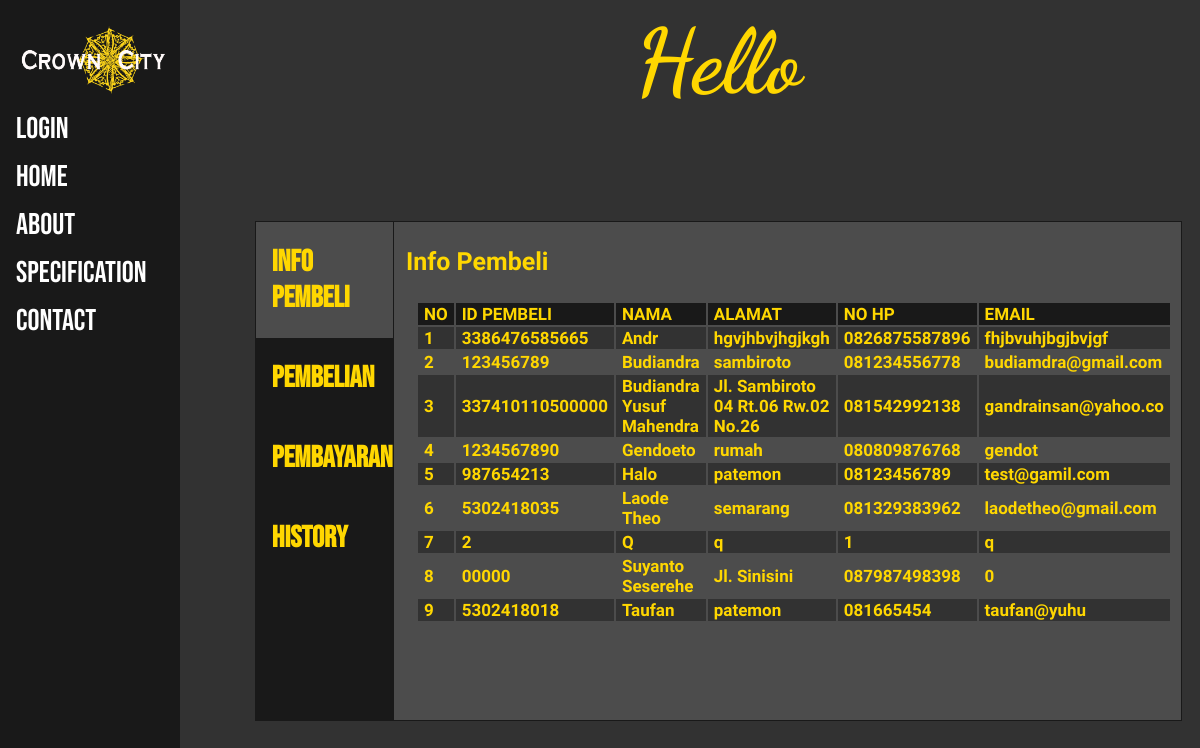
The app's page /admin.php with its own data.
### tables this page shows
CREATE TABLE `customer` (
  `id_customer` varchar(15) NOT NULL,
  `password` varchar(15) NOT NULL,
  `nama` varchar(30) NOT NULL,
  `alamat` varchar(50) NOT NULL,
  `no_hp` varchar(13) NOT NULL,
  `email` varchar(20) NOT NULL
);

### admin.php (the view, shortened to what this page needs)
<html>
<link rel="stylesheet" type="text/css" href="style.css">
<head>
</head>
<body>
	<div class="sidebar">
		<a href="home.php"><img width="100%" src="logonama.png"></a>
		<?php
		if (isset($_SESSION['status'])) {
			if ($_SESSION['status']=="admin") {
				?>
				<a href="admin.php">
				<h2 style="font-size: 30px;">Logged in As</h2>
				<h2 style="padding: 0px 8px 0px 30px;color: #ffd700;">Admin</h2>
				<h2 style="padding: 0px 8px 0px 30px;color: #ffd700;"><?php echo $_SESSION['nama'] ?></h2>
				</a>
				<a href="process_logout.php">Logout</a>
				<?php
			}elseif ($_SESSION['status']=="customer") {
				?>
				<a href="customer.php">
				<h2 style="font-size: 30px;">Logged in As</h2>
				<h2 style="padding: 0px 8px 0px 30px;color: #ffd700;">Customer</h2>
				<h2 style="padding: 0px 8px 0px 30px;color: #ffd700;"><?php echo $_SESSION['nama'] ?></h2>
				</a>
				<a href="process_logout.php">Logout</a>
				<?php
			}
		}
		else {
		 	?>
			<a href="login.php">Login</a>
		 	<?php
		 }
		 ?>
		<a href="home.php">Home</a>
		<a href="about.php">About</a>
		<a href="specification.php">Specification</a>
		<a href="contact.php">Contact</a>
	</div>
	<?php
	include 'koneksi.php';
	$id = $_SESSION['id'];
	$data = mysqli_query($koneksi,"select * from admin where id_admin = '$id'");
	$data = mysqli_fetch_array($data);
	  ?>
	<div class="main">
		<h2 class="judul_menu">Hello <?php echo $data['nama']; ?></h2>
		<div class="tab">
		  <button class="tablinks" onclick="openTab(event, 'pembeli')" id="defaultOpen"><h3>Info Pembeli</h3></button>
		  <button class="tablinks" onclick="openTab(event, 'pembelian')"><h3>Pembelian</h3></button>
		  <button class="tablinks" onclick="openTab(event, 'pembayaran')"><h3>Pembayaran</h3></button>
		  <button class="tablinks" onclick="openTab(event, 'history')"><h3>History</h3></button>
		</div>
		<div id="pembeli" class="tabcontent">
		  <h3>Info Pembeli</h3>
		  	<?php
		  	$pembeli = mysqli_query($koneksi,"SELECT * FROM customer ORDER BY nama ASC");
		  	$jmlh_pembeli = mysqli_num_rows($pembeli);
		  	$no=1;
		  	if ($jmlh_pembeli != 0) {
		  		?>
		  <table style="margin-left: 10px;">
		  	<tr style="background: #191919; text-align: left;">
		  		<td><h4>NO</h4></td>
		  		<td><h4>ID PEMBELI</h4></td>
		  		<td><h4>NAMA</h4></td>
		  		<td><h4>ALAMAT</h4></td>
		  		<td><h4>NO HP</h4></td>
		  		<td width="300"><h4>EMAIL</h4></td>
		  	</tr>
		  	<?php
		  	while ($data_pembeli = mysqli_fetch_array($pembeli)) {
		  	 ?>
		  	<tr <?php if ($no%2 != 0) {?> style="background: #323232;" <?php } ?>>
		  		<td><h4><?php echo $no; ?></h4></td>
		  		<td><h4><?php echo $data_pembeli['id_customer'] ; ?></h4></td>
		  		<td width="330"><h4><?php echo ucwords($data_pembeli['nama']); ?></h4></td>
		  		<td width="260"><h4><?php echo $data_pembeli['alamat']; ?></h4></td>
		  		<td width="180"><h4><?php echo $data_pembeli['no_hp']; ?></h4></td>
		  		<td width="200"><h4><?php echo $data_pembeli['email'] ?></h4></td>
		  		<?php $no++; ?>
		  	</tr>
		  		<?php
		  	}
		  	 ?>
		  </table>
		  	<?php
		  	}
		  	else{
		  		?>
		  		<h3>Belum ada pembeli</h3>
		  	<?php
		  	}
		  	 ?>
		</div>
	</div>
</body>
</html>

### style.css (style rules this page uses)
.sidebar { height: 100%; width: 15%; position: fixed; z-index: 1; top: 0; left: 0; background-color: #191919; overflow-x: hidden; padding-top: 16px; }
.sidebar a { padding: 6px 8px 6px 16px; text-decoration: none; font-size: 30px; color: white; display: block; font-family: 'bebas neue' }
.main { margin-left: 20%; padding: 0px 10px; }
body { background-color: #323232; }
h3 { color: #ffd700; font-family: 'solway'; }
h4 { color: #ffd700; font-family: 'solway'; margin-left: 30px; }
h2 { color: #ffd700; font-size: 40px; font-family: 'noto sans'; }
* { box-sizing: border-box }
.tab { margin-top: 30px; float: left; border: 1px solid #191919; background-color: #191919; width: 15%; height: 500px; }
.tab button { display: block; background-color: inherit; color: #191919; padding: 22px 16px; width: 100%; border: none; outline: none; text-align: left; cursor: pointer; transition: 0.3s; }
.tab button.active { background-color: #4c4c4c; }
.tab h3 { font-size: 30px; margin: 0px; font-family: 'bebas neue'; }
.tabcontent { margin-top: 30px; float: left; padding: 0px 12px; background-color: #4c4c4c; border: 1px solid #191919; width: 85%; border-left: none; height: 500px; }
.tabcontent table { border : 0; margin-left: 10px; align-items: center; }
.tabcontent h4 { font-size: 17px; margin: 0px 5px 0px 5px; }
.tabcontent h3 { font-size: 25px; }
.judul_menu { font-size: 90px; color: #ffd700; font-family: 'Dancing Script'; text-align: center; }

### records on screen
customer: id_customer "3386476585665", nama "Andr", alamat "hgvjhbvjhgjkgh", no_hp "0826875587896", email "fhjbvuhjbgjbvjgf"
customer: id_customer "123456789", nama "Budiandra", alamat "sambiroto", no_hp "081234556778", email "budiamdra@gmail.com"
customer: id_customer "337410110500000", nama "Budiandra Yusuf Mahendra", alamat "Jl. Sambiroto 04 Rt.06 Rw.02 No.26", no_hp "081542992138", email "gandrainsan@yahoo.co"
customer: id_customer "1234567890", nama "Gendoeto", alamat "rumah", no_hp "080809876768", email "gendot"
customer: id_customer "987654213", nama "Halo", alamat "patemon", no_hp "08123456789", email "test@gamil.com"
customer: id_customer "5302418035", nama "Laode Theo", alamat "semarang", no_hp "081329383962", email "laodetheo@gmail.com"
customer: id_customer "2", nama "Q", alamat "q", no_hp "1", email "q"
customer: id_customer "00000", nama "Suyanto Seserehe", alamat "Jl. Sinisini", no_hp "087987498398", email "0"
customer: id_customer "5302418018", nama "Taufan", alamat "patemon", no_hp "081665454", email "taufan@yuhu"
